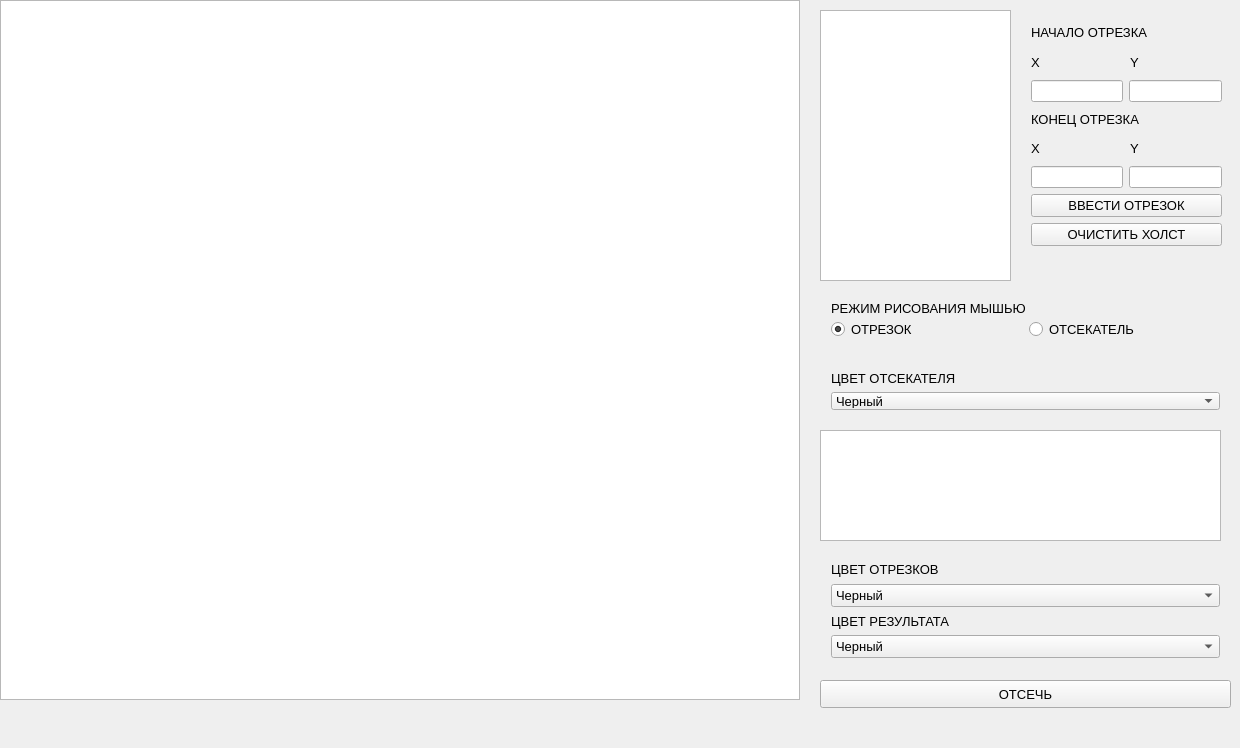
<?xml version="1.0" encoding="UTF-8"?>
<ui version="4.0">
 <class>MainWindow</class>
 <widget class="QMainWindow" name="MainWindow">
  <property name="geometry">
   <rect>
    <x>0</x>
    <y>0</y>
    <width>1240</width>
    <height>748</height>
   </rect>
  </property>
  <property name="windowTitle">
   <string>MainWindow</string>
  </property>
  <widget class="QWidget" name="centralWidget">
   <widget class="QGraphicsView" name="graphics">
    <property name="geometry">
     <rect>
      <x>0</x>
      <y>0</y>
      <width>800</width>
      <height>700</height>
     </rect>
    </property>
    <property name="verticalScrollBarPolicy">
     <enum>Qt::ScrollBarAlwaysOff</enum>
    </property>
    <property name="horizontalScrollBarPolicy">
     <enum>Qt::ScrollBarAlwaysOff</enum>
    </property>
   </widget>
   <widget class="QTableWidget" name="table">
    <property name="geometry">
     <rect>
      <x>820</x>
      <y>10</y>
      <width>191</width>
      <height>271</height>
     </rect>
    </property>
   </widget>
   <widget class="QWidget" name="layoutWidget">
    <property name="geometry">
     <rect>
      <x>1020</x>
      <y>10</y>
      <width>213</width>
      <height>247</height>
     </rect>
    </property>
    <layout class="QVBoxLayout" name="verticalLayout">
     <item>
      <widget class="QLabel" name="label">
       <property name="font">
        <font>
         <pointsize>10</pointsize>
        </font>
       </property>
       <property name="text">
        <string>НАЧАЛО ОТРЕЗКА</string>
       </property>
      </widget>
     </item>
     <item>
      <layout class="QHBoxLayout" name="horizontalLayout">
       <item>
        <widget class="QLabel" name="label_2">
         <property name="font">
          <font>
           <pointsize>10</pointsize>
          </font>
         </property>
         <property name="text">
          <string>X</string>
         </property>
        </widget>
       </item>
       <item>
        <widget class="QLabel" name="label_3">
         <property name="font">
          <font>
           <pointsize>10</pointsize>
          </font>
         </property>
         <property name="text">
          <string>Y</string>
         </property>
        </widget>
       </item>
      </layout>
     </item>
     <item>
      <layout class="QHBoxLayout" name="horizontalLayout_2">
       <item>
        <widget class="QLineEdit" name="sx"/>
       </item>
       <item>
        <widget class="QLineEdit" name="sy"/>
       </item>
      </layout>
     </item>
     <item>
      <widget class="QLabel" name="label_4">
       <property name="font">
        <font>
         <pointsize>10</pointsize>
        </font>
       </property>
       <property name="text">
        <string>КОНЕЦ ОТРЕЗКА</string>
       </property>
      </widget>
     </item>
     <item>
      <layout class="QHBoxLayout" name="horizontalLayout_4">
       <item>
        <widget class="QLabel" name="label_6">
         <property name="font">
          <font>
           <pointsize>10</pointsize>
          </font>
         </property>
         <property name="text">
          <string>X</string>
         </property>
        </widget>
       </item>
       <item>
        <widget class="QLabel" name="label_5">
         <property name="font">
          <font>
           <pointsize>10</pointsize>
          </font>
         </property>
         <property name="text">
          <string>Y</string>
         </property>
        </widget>
       </item>
      </layout>
     </item>
     <item>
      <layout class="QHBoxLayout" name="horizontalLayout_3">
       <item>
        <widget class="QLineEdit" name="ex"/>
       </item>
       <item>
        <widget class="QLineEdit" name="ey"/>
       </item>
      </layout>
     </item>
     <item>
      <widget class="QPushButton" name="inputLine">
       <property name="font">
        <font>
         <pointsize>10</pointsize>
        </font>
       </property>
       <property name="text">
        <string>ВВЕСТИ ОТРЕЗОК</string>
       </property>
      </widget>
     </item>
     <item>
      <widget class="QPushButton" name="clear">
       <property name="font">
        <font>
         <pointsize>10</pointsize>
        </font>
       </property>
       <property name="text">
        <string>ОЧИСТИТЬ ХОЛСТ</string>
       </property>
      </widget>
     </item>
    </layout>
   </widget>
   <widget class="QWidget" name="layoutWidget">
    <property name="geometry">
     <rect>
      <x>820</x>
      <y>290</y>
      <width>411</width>
      <height>57</height>
     </rect>
    </property>
    <layout class="QVBoxLayout" name="verticalLayout_3">
     <item>
      <widget class="QLabel" name="label_10">
       <property name="font">
        <font>
         <pointsize>10</pointsize>
        </font>
       </property>
       <property name="text">
        <string>РЕЖИМ РИСОВАНИЯ МЫШЬЮ</string>
       </property>
      </widget>
     </item>
     <item>
      <layout class="QHBoxLayout" name="horizontalLayout_7">
       <item>
        <widget class="QRadioButton" name="line">
         <property name="font">
          <font>
           <pointsize>10</pointsize>
          </font>
         </property>
         <property name="text">
          <string>ОТРЕЗОК</string>
         </property>
         <property name="checked">
          <bool>true</bool>
         </property>
        </widget>
       </item>
       <item>
        <widget class="QRadioButton" name="clipper">
         <property name="font">
          <font>
           <pointsize>10</pointsize>
          </font>
         </property>
         <property name="text">
          <string>ОТСЕКАТЕЛЬ</string>
         </property>
        </widget>
       </item>
      </layout>
     </item>
    </layout>
   </widget>
   <widget class="QWidget" name="layoutWidget">
    <property name="geometry">
     <rect>
      <x>820</x>
      <y>360</y>
      <width>411</width>
      <height>61</height>
     </rect>
    </property>
    <layout class="QVBoxLayout" name="verticalLayout_2">
     <item>
      <widget class="QLabel" name="label_12">
       <property name="font">
        <font>
         <pointsize>10</pointsize>
        </font>
       </property>
       <property name="text">
        <string>ЦВЕТ ОТСЕКАТЕЛЯ</string>
       </property>
      </widget>
     </item>
     <item>
      <widget class="QComboBox" name="clipperColor">
       <property name="font">
        <font>
         <pointsize>10</pointsize>
        </font>
       </property>
       <item>
        <property name="text">
         <string>Черный</string>
        </property>
       </item>
       <item>
        <property name="text">
         <string>Красный</string>
        </property>
       </item>
       <item>
        <property name="text">
         <string>Оранжевый</string>
        </property>
       </item>
       <item>
        <property name="text">
         <string>Желтый</string>
        </property>
       </item>
       <item>
        <property name="text">
         <string>Зеленый</string>
        </property>
       </item>
       <item>
        <property name="text">
         <string>Голубой</string>
        </property>
       </item>
       <item>
        <property name="text">
         <string>Синий</string>
        </property>
       </item>
       <item>
        <property name="text">
         <string>Фиолетовый</string>
        </property>
       </item>
      </widget>
     </item>
    </layout>
   </widget>
   <widget class="QPushButton" name="clip">
    <property name="geometry">
     <rect>
      <x>820</x>
      <y>680</y>
      <width>411</width>
      <height>28</height>
     </rect>
    </property>
    <property name="font">
     <font>
      <pointsize>10</pointsize>
     </font>
    </property>
    <property name="text">
     <string>ОТСЕЧЬ</string>
    </property>
   </widget>
   <widget class="QWidget" name="layoutWidget">
    <property name="geometry">
     <rect>
      <x>820</x>
      <y>550</y>
      <width>411</width>
      <height>119</height>
     </rect>
    </property>
    <layout class="QVBoxLayout" name="verticalLayout_4">
     <item>
      <widget class="QLabel" name="label_11">
       <property name="font">
        <font>
         <pointsize>10</pointsize>
        </font>
       </property>
       <property name="text">
        <string>ЦВЕТ ОТРЕЗКОВ</string>
       </property>
      </widget>
     </item>
     <item>
      <widget class="QComboBox" name="lineColor">
       <property name="font">
        <font>
         <pointsize>10</pointsize>
        </font>
       </property>
       <item>
        <property name="text">
         <string>Черный</string>
        </property>
       </item>
       <item>
        <property name="text">
         <string>Красный</string>
        </property>
       </item>
       <item>
        <property name="text">
         <string>Оранжевый</string>
        </property>
       </item>
       <item>
        <property name="text">
         <string>Желтый</string>
        </property>
       </item>
       <item>
        <property name="text">
         <string>Зеленый</string>
        </property>
       </item>
       <item>
        <property name="text">
         <string>Голубой</string>
        </property>
       </item>
       <item>
        <property name="text">
         <string>Синий</string>
        </property>
       </item>
       <item>
        <property name="text">
         <string>Фиолетовый</string>
        </property>
       </item>
      </widget>
     </item>
     <item>
      <widget class="QLabel" name="label_13">
       <property name="font">
        <font>
         <pointsize>10</pointsize>
        </font>
       </property>
       <property name="text">
        <string>ЦВЕТ РЕЗУЛЬТАТА</string>
       </property>
      </widget>
     </item>
     <item>
      <widget class="QComboBox" name="resultColor">
       <property name="font">
        <font>
         <pointsize>10</pointsize>
        </font>
       </property>
       <item>
        <property name="text">
         <string>Черный</string>
        </property>
       </item>
       <item>
        <property name="text">
         <string>Красный</string>
        </property>
       </item>
       <item>
        <property name="text">
         <string>Оранжевый</string>
        </property>
       </item>
       <item>
        <property name="text">
         <string>Желтый</string>
        </property>
       </item>
       <item>
        <property name="text">
         <string>Зеленый</string>
        </property>
       </item>
       <item>
        <property name="text">
         <string>Голубой</string>
        </property>
       </item>
       <item>
        <property name="text">
         <string>Синий</string>
        </property>
       </item>
       <item>
        <property name="text">
         <string>Фиолетовый</string>
        </property>
       </item>
      </widget>
     </item>
    </layout>
   </widget>
   <widget class="QTextBrowser" name="text">
    <property name="geometry">
     <rect>
      <x>820</x>
      <y>430</y>
      <width>401</width>
      <height>111</height>
     </rect>
    </property>
    <property name="html">
     <string>&lt;!DOCTYPE HTML PUBLIC &quot;-//W3C//DTD HTML 4.0//EN&quot; &quot;http://www.w3.org/TR/REC-html40/strict.dtd&quot;&gt;
&lt;html&gt;&lt;head&gt;&lt;meta name=&quot;qrichtext&quot; content=&quot;1&quot; /&gt;&lt;style type=&quot;text/css&quot;&gt;
p, li { white-space: pre-wrap; }
&lt;/style&gt;&lt;/head&gt;&lt;body style=&quot; font-family:'MS Shell Dlg 2'; font-size:7.8pt; font-weight:400; font-style:normal;&quot;&gt;
&lt;p style=&quot;-qt-paragraph-type:empty; margin-top:0px; margin-bottom:0px; margin-left:0px; margin-right:0px; -qt-block-indent:0; text-indent:0px;&quot;&gt;&lt;br /&gt;&lt;/p&gt;&lt;/body&gt;&lt;/html&gt;</string>
    </property>
   </widget>
  </widget>
  <widget class="QMenuBar" name="menuBar">
   <property name="geometry">
    <rect>
     <x>0</x>
     <y>0</y>
     <width>1240</width>
     <height>26</height>
    </rect>
   </property>
  </widget>
 </widget>
 <layoutdefault spacing="6" margin="11"/>
 <resources/>
 <connections/>
</ui>
